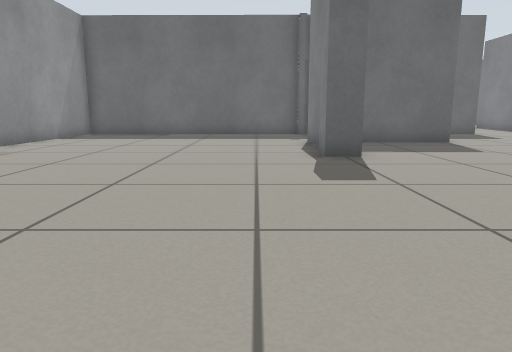
[1] (above)

21 first-person views from a walk through a Gazebo world. The camera is 0.5 m above the floor, tilts 10° down and sees 70° across. The floor is counted in squares, 0.5 m on a side. Each view is taken from the middle of a square. On the plan, view 1 faces up. The plan holds only what a view shows up to about 13 squares ahead; the rest is blank. The place goes on beyond the plan.

[2]
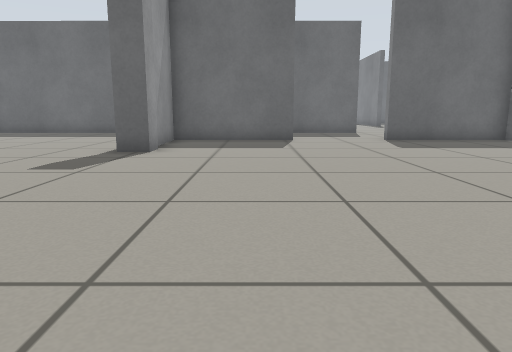

[3]
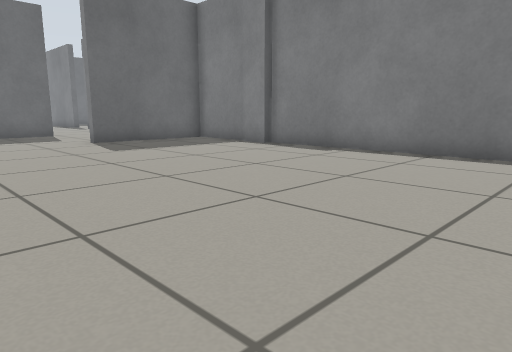

[4]
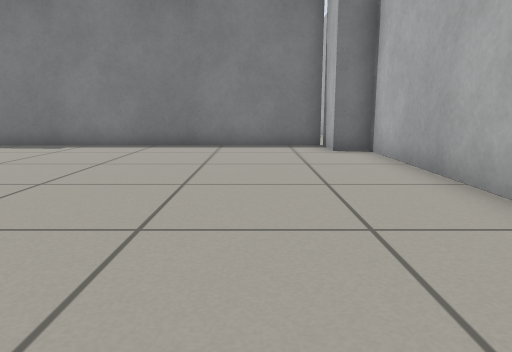

[5]
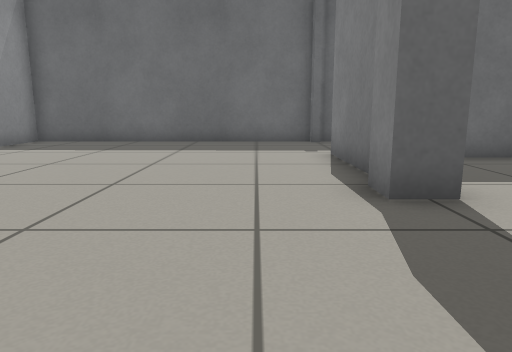

[6]
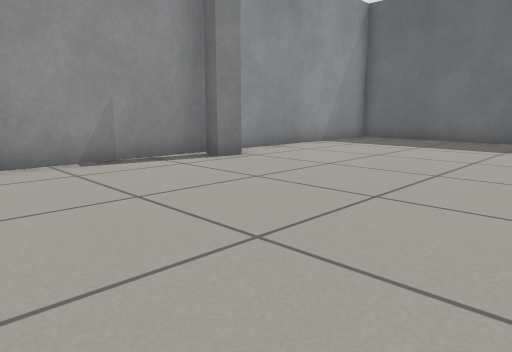

[7]
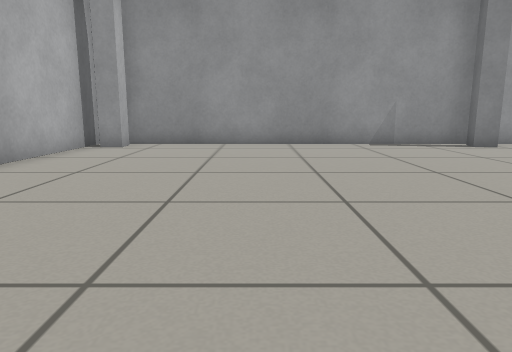

[8]
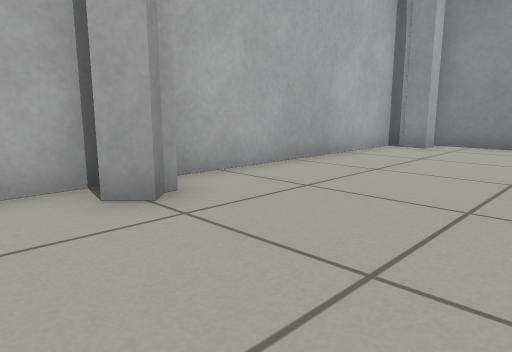

[9]
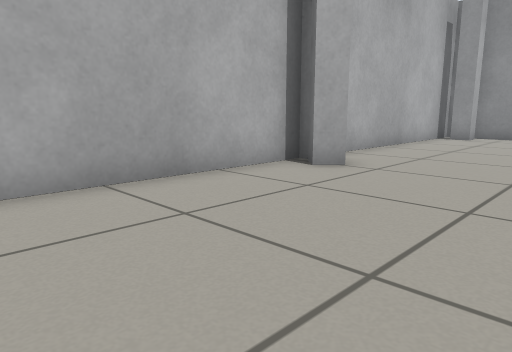

[10]
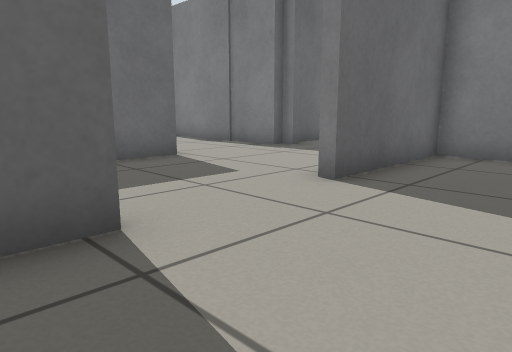

[11]
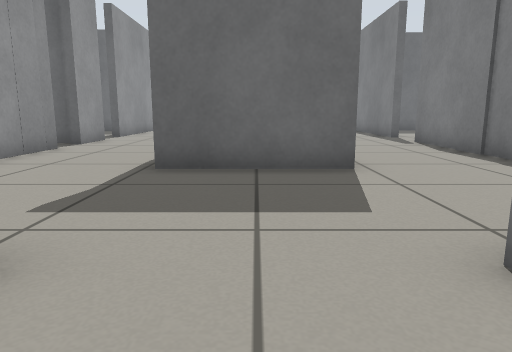

[12]
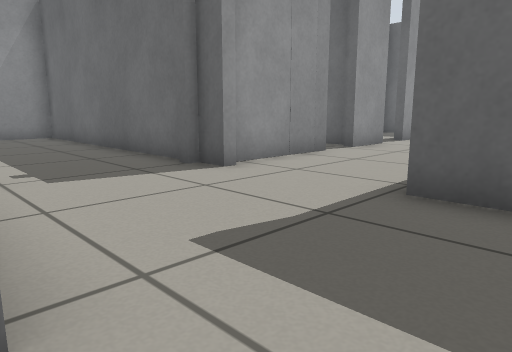

[13]
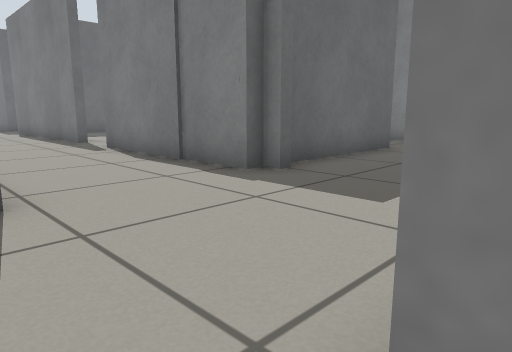

[14]
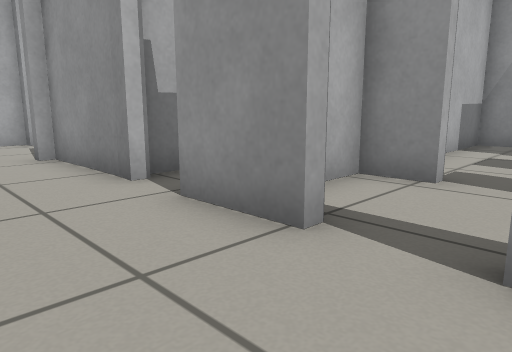

[15]
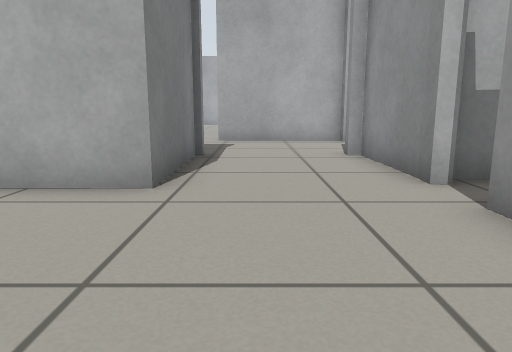

[16]
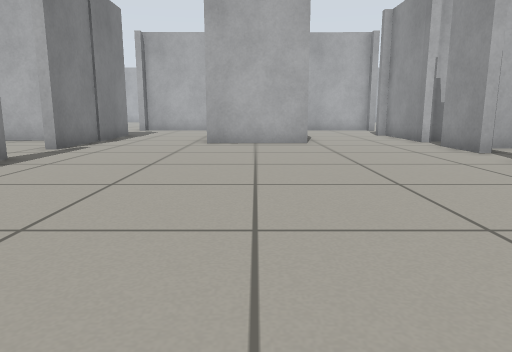

[17]
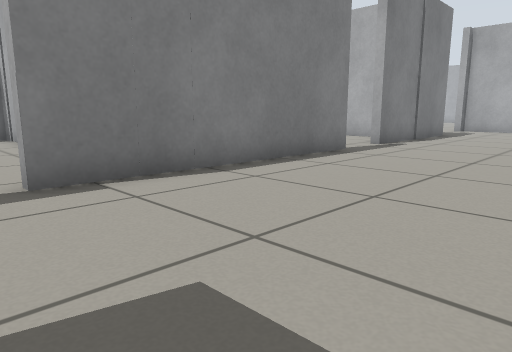

[18]
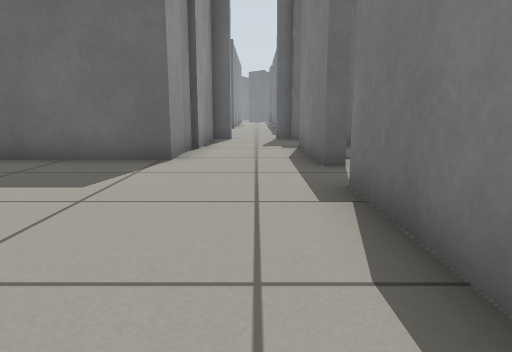

[19]
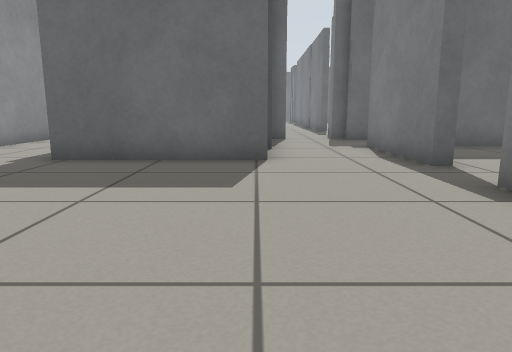

[20]
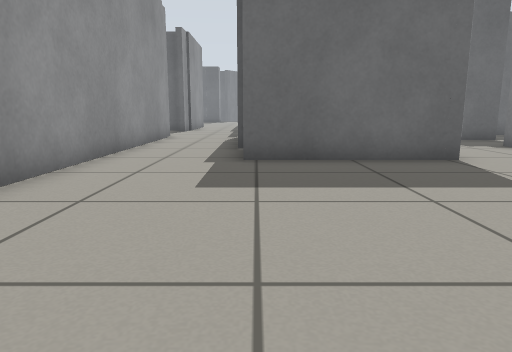

[21]
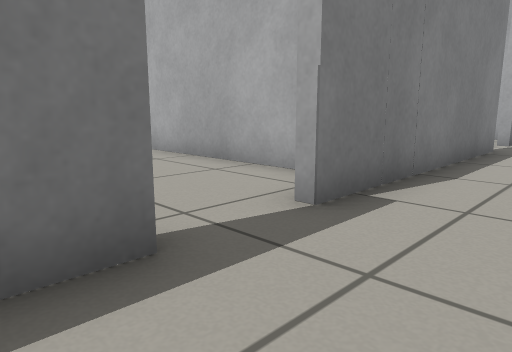

### Floor plan
Points are (right, up) in squares from view 1. A wall is a line through its corners. A room is listed if a view was taken in it or the views show most of it. See-through windows are left out.
Room 1 (views 1, 2, 3, 4, 5, 6, 7, 8, 9, 10, 11, 12, 13)
walls: (1.8, 9.8) (1.8, 12.7); (2.2, 12.7) (2.2, 12.3) (3.4, 12.3); (6.4, 11.9) (2.2, 12) (2.2, 8.1) (1.5, 8.1) (1.5, 9); (1.9, -1.7) (2.4, -2.1) (1.9, -2.6); (1.8, -2.9) (12.4, -2.9) (12.4, -2) (13.8, -2) (13.8, 8.1); (-6.3, 8.8) (-6.4, 8.2); (3, 16.3) (-7.4, 16.4) (-7.4, -2); (13.3, 8.1) (13.3, 9.1); (13.8, 9.4) (13.8, 11.9) (9.6, 11.9) (9.6, 12.4); (-6.4, -1.8) (-6.4, -2.5); (-7.5, -2.9) (0.9, -2.9)
low walls: (1.6, -2) (1.9, -1.7)
ways out: opening at (2.5, 14) to room 2; opening at (8, 12) to room 3
Room 2 (views 14, 15, 16, 17, 18, 19, 20, 21)
walls: (13.3, 24.3) (13.3, 31.9); (2.6, 25.3) (2.6, 24.6); (2.6, 23.2) (2.6, 21.3) (2.2, 21.3); (13.8, 33.7) (13.3, 33.7) (13.3, 37.8); (2.6, 20.1) (2.6, 16.2); (10.2, 37) (10.2, 34.6) (5.6, 34.6); (6.4, 16.5) (6.4, 20.3) (9.6, 20.3); (6.2, 16.3) (6.2, 16.7); (13.8, 16.1) (13.8, 16.6) (13.3, 16.6) (13.3, 22.3) (13.7, 22.3); (11.1, 40.4) (10.4, 40.4) (10.4, 37); (14.6, 40) (13.3, 40) (13.3, 40.5) (12.7, 40.4); (2.4, 40.6) (2.5, 31.7); (3.4, 12.3) (5.4, 12.2)
ways out: opening at (2.5, 14) to room 1; opening at (6, 14) to room 3; opening at (10, 14) to room 3; opening at (2.5, 24); opening at (13.5, 14.5); opening at (13.5, 23.5); opening at (13.5, 32.5)
Room 3 (no view inside)
walls: (9.8, 16.2) (6.2, 16.3); (5.4, 12.2) (6.4, 12.2)
ways out: opening at (8, 12) to room 1; opening at (6, 14) to room 2; opening at (10, 14) to room 2

Positions as (right, up) in squares from view 1, and headings:
1: (0, 0), facing up
2: (5, -1), facing up
3: (5, 0), facing up-right
4: (3, 0), facing right
5: (0, 4), facing up
6: (0, 3), facing up-left
7: (4, 2), facing left
8: (4, 2), facing down-left
9: (8, 2), facing down-left
10: (5, 9), facing up-right
11: (8, 10), facing up
12: (8, 12), facing up-left
13: (9, 12), facing up-right
14: (5, 25), facing down-left
15: (5, 25), facing down
16: (8, 32), facing down
17: (8, 33), facing down-right
18: (12, 27), facing up
19: (10, 27), facing up
20: (6, 27), facing up
21: (11, 35), facing down-right
